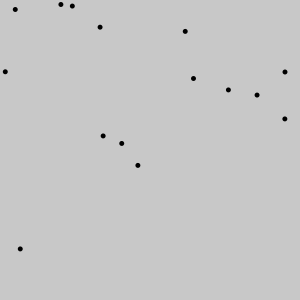
Frame 1 (no input)
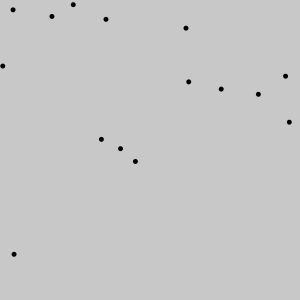
Frame 60 (the mouse pressed at the canvas centre just before this capture)
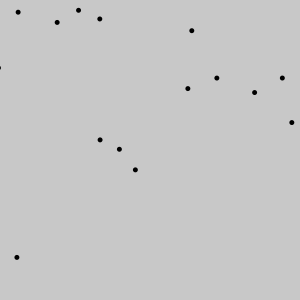
Frame 120 (the mouse held since frame 60 and released just before this capture)

The Processing sketch that drew these frames (run headless with seeded random() and noise(); from frame 60 on, the mouse is pressed at the canvas centre):

// Processing sketch: Example_PVector
// ── Example_PVector.pde
ArrayList <PVector> coords;
int atlDots=15;

void setup() {
    size (300,300);
    noStroke();
    fill(0);
    //fill array with vector points
    coords = new ArrayList();
    for (int i=0; i<atlDots; i++){
        PVector p = new PVector(random(width), random(height));
        coords.add(p);
    }
}

void draw() {
    
    background(200);

    for (int i=0; i < coords.size(); i++){
        //moving the dots per 1 pixel
        PVector pos = coords.get(i);
        pos.x = (pos.x + random(-1,1));
        pos.y = (pos.y + random(-1,1));

        ellipse(pos.x, pos.y, 5, 5);
    }
}
